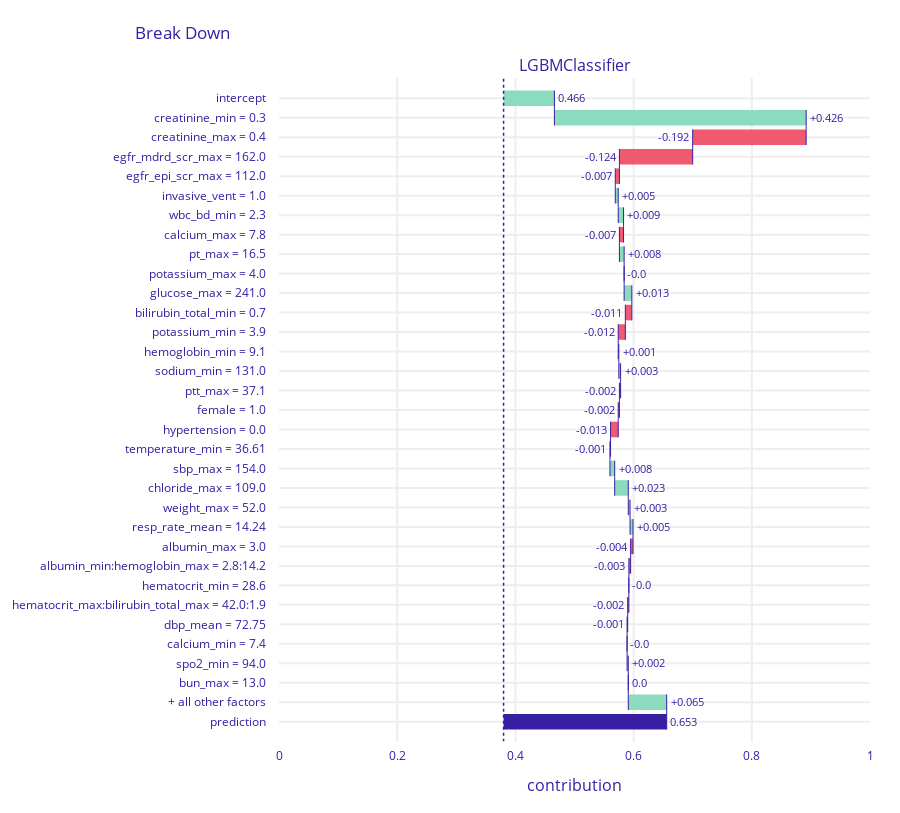
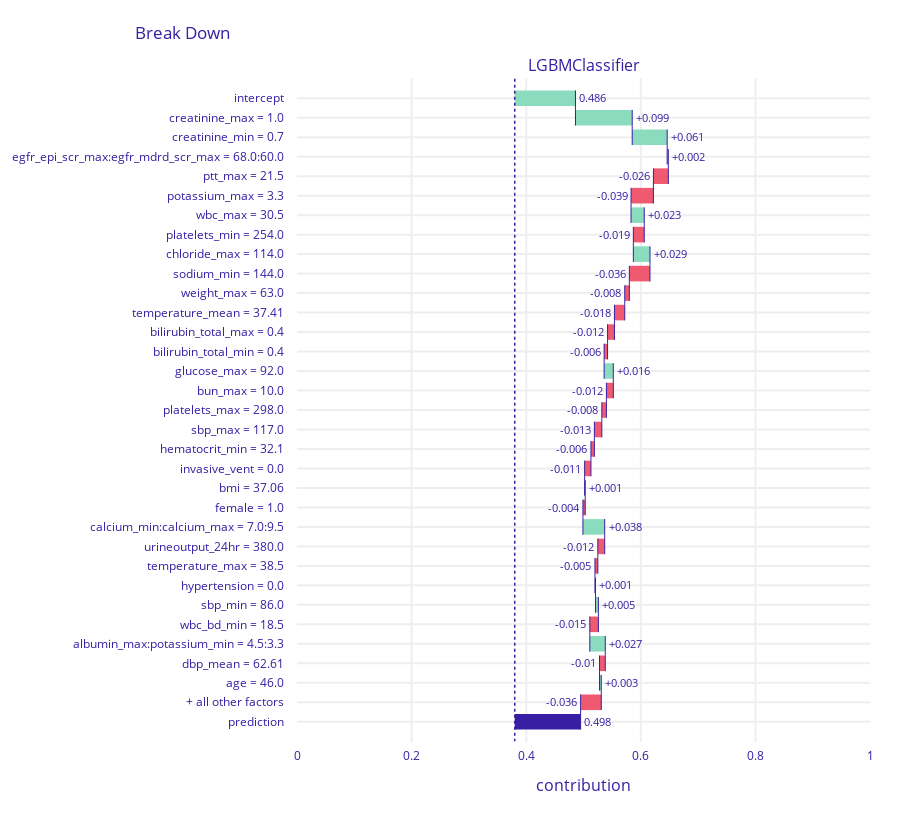
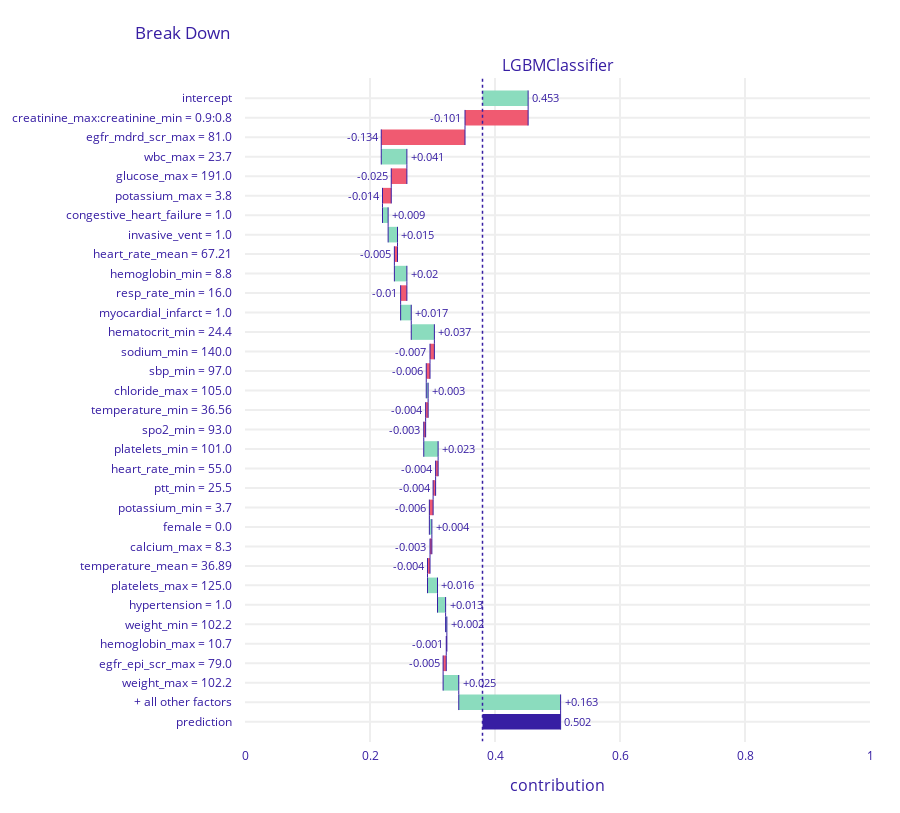
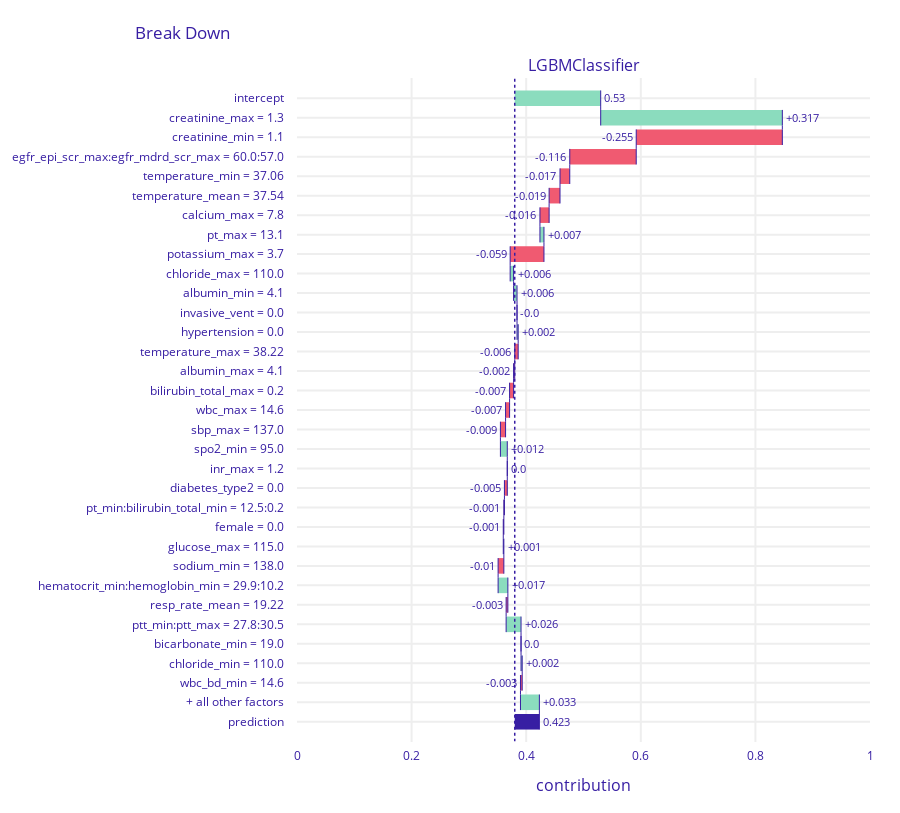

Notebook cell for these charts, in order:
### Markdown cell above
## Break-down plot using Dalex

### Code cell
import random
random.seed(42)
rand_list = random.sample(range(0, df_FP.shape[0]), 10)

clf_threshold = 0.38
import dalex as dx

# error_df = {"df_TN":df_TN, "df_FP":df_FP, "df_TP":df_TP, "df_FN":df_FN}
error_df = {"df_FP":df_FP}

for k,df in error_df.items():
    df_shap = df.drop(['y_pred','y_actual','error_category'], axis=1)

    for row_number in rand_list:
        print("Using DALEX on false positive instance with row number: "+str(row_number))
        exp.predict_parts(df_shap.iloc[[row_number]], N=100).plot(min_max=[0,1], max_vars=30, baseline=clf_threshold)

### Figure 1 — Plotly figure (JSON) as saved in the notebook; plotly's stock layout.template omitted (floating-point values rounded to 4 significant figures)
{"data": [{"base": 0.38, "connector": {"line": {"color": "#371ea3", "dash": "solid", "width": 1}, "mode": "spanning"}, "decreasing": {"marker": {"color": "#f05a71"}}, "hoverinfo": "text+delta", "hoverlabel": {"bgcolor": "rgba(0,0,0,0.8)"}, "hovertext": ["Average response: 0.466<br>Prediction: 0.653", "creatinine_min = 0.3<br>increases average response by", "creatinine_max = 0.4<br>decreases average response by", "egfr_mdrd_scr_max = 162.0<br>decreases average response by", "egfr_epi_scr_max = 112.0<br>decreases average response by", "invasive_vent = 1.0<br>increases average response by", "wbc_bd_min = 2.3<br>increases average response by", "calcium_max = 7.8<br>decreases average response by", "pt_max = 16.5<br>increases average response by", "potassium_max = 4.0<br>decreases average response by", "glucose_max = 241.0<br>increases average response by", "bilirubin_total_min = 0.7<br>decreases average response by", "potassium_min = 3.9<br>decreases average response by", "hemoglobin_min = 9.1<br>increases average response by", "sodium_min = 131.0<br>increases average response by", "ptt_max = 37.1<br>decreases average response by", "female = 1.0<br>decreases average response by", "hypertension = 0.0<br>decreases average response by", "temperature_min = 36.61<br>decreases average response by", "sbp_max = 154.0<br>increases average response by", "chloride_max = 109.0<br>increases average response by", "weight_max = 52.0<br>increases average response by", "resp_rate_mean = 14.24<br>increases average response by", "albumin_max = 3.0<br>decreases average response by", "albumin_min:hemoglobin_max = 2.8:14.2<br>decreases average response by", "hematocrit_min = 28.6<br>decreases average response by", "hematocrit_max:bilirubin_total_max = 42.0:1.9<br>decreases average response by", "dbp_mean = 72.75<br>decreases average response by", "calcium_min = 7.4<br>decreases average response by", "spo2_min = 94.0<br>increases average response by", "bun_max = 13.0<br>decreases average response by", "+ all other factors<br>increases average response by", "Average response: 0.466<br>Prediction: 0.653"], "increasing": {"marker": {"color": "#8bdcbe"}}, "measure": ["relative", "relative", "relative", "relative", "relative", "relative", "relative", "relative", "relative", "relative", "relative", "relative", "relative", "relative", "relative", "relative", "relative", "relative", "relative", "relative", "relative", "relative", "relative", "relative", "relative", "relative", "relative", "relative", "relative", "relative", "relative", "relative", "total"], "orientation": "h", "showlegend": false, "text": ["0.466", "+0.426", "-0.192", "-0.124", "-0.007", "+0.005", "+0.009", "-0.007", "+0.008", "-0.0", "+0.013", "-0.011", "-0.012", "+0.001", "+0.003", "-0.002", "-0.002", "-0.013", "-0.001", "+0.008", "+0.023", "+0.003", "+0.005", "-0.004", "-0.003", "-0.0", "-0.002", "-0.001", "-0.0", "+0.002", "0.0", "+0.065", "0.653"], "textposition": "outside", "totals": {"marker": {"color": "#371ea3"}}, "type": "waterfall", "x": [0.086, 0.426, -0.192, -0.124, -0.007, 0.005, 0.009, -0.007, 0.008, 0, 0.013, -0.011, -0.012, 0.001, 0.003, -0.002, -0.002, -0.013, -0.001, 0.008, 0.023, 0.003, 0.005, -0.004, -0.003, 0, -0.002, -0.001, 0, 0.002, 0, 0.065, 0.273], "xaxis": "x", "y": ["intercept", "creatinine_min = 0.3", "creatinine_max = 0.4", "egfr_mdrd_scr_max = 162.0", "egfr_epi_scr_max = 112.0", "invasive_vent = 1.0", "wbc_bd_min = 2.3", "calcium_max = 7.8", "pt_max = 16.5", "potassium_max = 4.0", "glucose_max = 241.0", "bilirubin_total_min = 0.7", "potassium_min = 3.9", "hemoglobin_min = 9.1", "sodium_min = 131.0", "ptt_max = 37.1", "female = 1.0", "hypertension = 0.0", "temperature_min = 36.61", "sbp_max = 154.0", "chloride_max = 109.0", "weight_max = 52.0", "resp_rate_mean = 14.24", "albumin_max = 3.0", "albumin_min:hemoglobin_max = 2.8:14.2", "hematocrit_min = 28.6", "hematocrit_max:bilirubin_total_max = 42.0:1.9", "dbp_mean = 72.75", "calcium_min = 7.4", "spo2_min = 94.0", "bun_max = 13.0", "+ all other factors", "prediction"], "yaxis": "y"}], "layout": {"annotations": [{"font": {"size": 16}, "showarrow": false, "text": "LGBMClassifier", "x": 0.5, "xanchor": "center", "xref": "paper", "y": 1, "yanchor": "bottom", "yref": "paper"}, {"font": {"size": 16}, "showarrow": false, "text": "contribution", "x": 0.5, "xanchor": "center", "xref": "paper", "y": 0, "yanchor": "top", "yref": "paper", "yshift": -30}], "font": {"color": "#371ea3"}, "height": 813, "margin": {"b": 71, "r": 30, "t": 78}, "shapes": [{"line": {"color": "#371ea3", "dash": "dot", "width": 1.5}, "type": "line", "x0": 0.38, "x1": 0.38, "xref": "x", "y0": -1, "y1": 33, "yref": "y"}], "title": {"text": "Break Down", "x": 0.15}, "xaxis": {"anchor": "y", "automargin": true, "domain": [0, 1], "fixedrange": true, "gridwidth": 2, "range": [0, 1], "tickcolor": "white", "ticklen": 3, "ticks": "outside", "type": "linear", "zeroline": false}, "yaxis": {"anchor": "x", "automargin": true, "autorange": "reversed", "domain": [0, 1], "fixedrange": true, "gridwidth": 2, "tickcolor": "white", "ticklen": 10, "ticks": "outside", "type": "category"}}}

### Figure 2 — Plotly figure (JSON) as saved in the notebook; plotly's stock layout.template omitted (floating-point values rounded to 4 significant figures)
{"data": [{"base": 0.38, "connector": {"line": {"color": "#371ea3", "dash": "solid", "width": 1}, "mode": "spanning"}, "decreasing": {"marker": {"color": "#f05a71"}}, "hoverinfo": "text+delta", "hoverlabel": {"bgcolor": "rgba(0,0,0,0.8)"}, "hovertext": ["Average response: 0.486<br>Prediction: 0.498", "creatinine_max = 1.0<br>increases average response by", "creatinine_min = 0.7<br>increases average response by", "egfr_epi_scr_max:egfr_mdrd_scr_max = 68.0:60.0<br>increases average response by", "ptt_max = 21.5<br>decreases average response by", "potassium_max = 3.3<br>decreases average response by", "wbc_max = 30.5<br>increases average response by", "platelets_min = 254.0<br>decreases average response by", "chloride_max = 114.0<br>increases average response by", "sodium_min = 144.0<br>decreases average response by", "weight_max = 63.0<br>decreases average response by", "temperature_mean = 37.41<br>decreases average response by", "bilirubin_total_max = 0.4<br>decreases average response by", "bilirubin_total_min = 0.4<br>decreases average response by", "glucose_max = 92.0<br>increases average response by", "bun_max = 10.0<br>decreases average response by", "platelets_max = 298.0<br>decreases average response by", "sbp_max = 117.0<br>decreases average response by", "hematocrit_min = 32.1<br>decreases average response by", "invasive_vent = 0.0<br>decreases average response by", "bmi = 37.06<br>increases average response by", "female = 1.0<br>decreases average response by", "calcium_min:calcium_max = 7.0:9.5<br>increases average response by", "urineoutput_24hr = 380.0<br>decreases average response by", "temperature_max = 38.5<br>decreases average response by", "hypertension = 0.0<br>increases average response by", "sbp_min = 86.0<br>increases average response by", "wbc_bd_min = 18.5<br>decreases average response by", "albumin_max:potassium_min = 4.5:3.3<br>increases average response by", "dbp_mean = 62.61<br>decreases average response by", "age = 46.0<br>increases average response by", "+ all other factors<br>decreases average response by", "Average response: 0.486<br>Prediction: 0.498"], "increasing": {"marker": {"color": "#8bdcbe"}}, "measure": ["relative", "relative", "relative", "relative", "relative", "relative", "relative", "relative", "relative", "relative", "relative", "relative", "relative", "relative", "relative", "relative", "relative", "relative", "relative", "relative", "relative", "relative", "relative", "relative", "relative", "relative", "relative", "relative", "relative", "relative", "relative", "relative", "total"], "orientation": "h", "showlegend": false, "text": ["0.486", "+0.099", "+0.061", "+0.002", "-0.026", "-0.039", "+0.023", "-0.019", "+0.029", "-0.036", "-0.008", "-0.018", "-0.012", "-0.006", "+0.016", "-0.012", "-0.008", "-0.013", "-0.006", "-0.011", "+0.001", "-0.004", "+0.038", "-0.012", "-0.005", "+0.001", "+0.005", "-0.015", "+0.027", "-0.01", "+0.003", "-0.036", "0.498"], "textposition": "outside", "totals": {"marker": {"color": "#371ea3"}}, "type": "waterfall", "x": [0.106, 0.099, 0.061, 0.002, -0.026, -0.039, 0.023, -0.019, 0.029, -0.036, -0.008, -0.018, -0.012, -0.006, 0.016, -0.012, -0.008, -0.013, -0.006, -0.011, 0.001, -0.004, 0.038, -0.012, -0.005, 0.001, 0.005, -0.015, 0.027, -0.01, 0.003, -0.036, 0.118], "xaxis": "x", "y": ["intercept", "creatinine_max = 1.0", "creatinine_min = 0.7", "egfr_epi_scr_max:egfr_mdrd_scr_max = 68.0:60.0", "ptt_max = 21.5", "potassium_max = 3.3", "wbc_max = 30.5", "platelets_min = 254.0", "chloride_max = 114.0", "sodium_min = 144.0", "weight_max = 63.0", "temperature_mean = 37.41", "bilirubin_total_max = 0.4", "bilirubin_total_min = 0.4", "glucose_max = 92.0", "bun_max = 10.0", "platelets_max = 298.0", "sbp_max = 117.0", "hematocrit_min = 32.1", "invasive_vent = 0.0", "bmi = 37.06", "female = 1.0", "calcium_min:calcium_max = 7.0:9.5", "urineoutput_24hr = 380.0", "temperature_max = 38.5", "hypertension = 0.0", "sbp_min = 86.0", "wbc_bd_min = 18.5", "albumin_max:potassium_min = 4.5:3.3", "dbp_mean = 62.61", "age = 46.0", "+ all other factors", "prediction"], "yaxis": "y"}], "layout": {"annotations": [{"font": {"size": 16}, "showarrow": false, "text": "LGBMClassifier", "x": 0.5, "xanchor": "center", "xref": "paper", "y": 1, "yanchor": "bottom", "yref": "paper"}, {"font": {"size": 16}, "showarrow": false, "text": "contribution", "x": 0.5, "xanchor": "center", "xref": "paper", "y": 0, "yanchor": "top", "yref": "paper", "yshift": -30}], "font": {"color": "#371ea3"}, "height": 813, "margin": {"b": 71, "r": 30, "t": 78}, "shapes": [{"line": {"color": "#371ea3", "dash": "dot", "width": 1.5}, "type": "line", "x0": 0.38, "x1": 0.38, "xref": "x", "y0": -1, "y1": 33, "yref": "y"}], "title": {"text": "Break Down", "x": 0.15}, "xaxis": {"anchor": "y", "automargin": true, "domain": [0, 1], "fixedrange": true, "gridwidth": 2, "range": [0, 1], "tickcolor": "white", "ticklen": 3, "ticks": "outside", "type": "linear", "zeroline": false}, "yaxis": {"anchor": "x", "automargin": true, "autorange": "reversed", "domain": [0, 1], "fixedrange": true, "gridwidth": 2, "tickcolor": "white", "ticklen": 10, "ticks": "outside", "type": "category"}}}

### Figure 3 — Plotly figure (JSON) as saved in the notebook; plotly's stock layout.template omitted (floating-point values rounded to 4 significant figures)
{"data": [{"base": 0.38, "connector": {"line": {"color": "#371ea3", "dash": "solid", "width": 1}, "mode": "spanning"}, "decreasing": {"marker": {"color": "#f05a71"}}, "hoverinfo": "text+delta", "hoverlabel": {"bgcolor": "rgba(0,0,0,0.8)"}, "hovertext": ["Average response: 0.453<br>Prediction: 0.502", "creatinine_max:creatinine_min = 0.9:0.8<br>decreases average response by", "egfr_mdrd_scr_max = 81.0<br>decreases average response by", "wbc_max = 23.7<br>increases average response by", "glucose_max = 191.0<br>decreases average response by", "potassium_max = 3.8<br>decreases average response by", "congestive_heart_failure = 1.0<br>increases average response by", "invasive_vent = 1.0<br>increases average response by", "heart_rate_mean = 67.21<br>decreases average response by", "hemoglobin_min = 8.8<br>increases average response by", "resp_rate_min = 16.0<br>decreases average response by", "myocardial_infarct = 1.0<br>increases average response by", "hematocrit_min = 24.4<br>increases average response by", "sodium_min = 140.0<br>decreases average response by", "sbp_min = 97.0<br>decreases average response by", "chloride_max = 105.0<br>increases average response by", "temperature_min = 36.56<br>decreases average response by", "spo2_min = 93.0<br>decreases average response by", "platelets_min = 101.0<br>increases average response by", "heart_rate_min = 55.0<br>decreases average response by", "ptt_min = 25.5<br>decreases average response by", "potassium_min = 3.7<br>decreases average response by", "female = 0.0<br>increases average response by", "calcium_max = 8.3<br>decreases average response by", "temperature_mean = 36.89<br>decreases average response by", "platelets_max = 125.0<br>increases average response by", "hypertension = 1.0<br>increases average response by", "weight_min = 102.2<br>increases average response by", "hemoglobin_max = 10.7<br>decreases average response by", "egfr_epi_scr_max = 79.0<br>decreases average response by", "weight_max = 102.2<br>increases average response by", "+ all other factors<br>increases average response by", "Average response: 0.453<br>Prediction: 0.502"], "increasing": {"marker": {"color": "#8bdcbe"}}, "measure": ["relative", "relative", "relative", "relative", "relative", "relative", "relative", "relative", "relative", "relative", "relative", "relative", "relative", "relative", "relative", "relative", "relative", "relative", "relative", "relative", "relative", "relative", "relative", "relative", "relative", "relative", "relative", "relative", "relative", "relative", "relative", "relative", "total"], "orientation": "h", "showlegend": false, "text": ["0.453", "-0.101", "-0.134", "+0.041", "-0.025", "-0.014", "+0.009", "+0.015", "-0.005", "+0.02", "-0.01", "+0.017", "+0.037", "-0.007", "-0.006", "+0.003", "-0.004", "-0.003", "+0.023", "-0.004", "-0.004", "-0.006", "+0.004", "-0.003", "-0.004", "+0.016", "+0.013", "+0.002", "-0.001", "-0.005", "+0.025", "+0.163", "0.502"], "textposition": "outside", "totals": {"marker": {"color": "#371ea3"}}, "type": "waterfall", "x": [0.073, -0.101, -0.134, 0.041, -0.025, -0.014, 0.009, 0.015, -0.005, 0.02, -0.01, 0.017, 0.037, -0.007, -0.006, 0.003, -0.004, -0.003, 0.023, -0.004, -0.004, -0.006, 0.004, -0.003, -0.004, 0.016, 0.013, 0.002, -0.001, -0.005, 0.025, 0.163, 0.122], "xaxis": "x", "y": ["intercept", "creatinine_max:creatinine_min = 0.9:0.8", "egfr_mdrd_scr_max = 81.0", "wbc_max = 23.7", "glucose_max = 191.0", "potassium_max = 3.8", "congestive_heart_failure = 1.0", "invasive_vent = 1.0", "heart_rate_mean = 67.21", "hemoglobin_min = 8.8", "resp_rate_min = 16.0", "myocardial_infarct = 1.0", "hematocrit_min = 24.4", "sodium_min = 140.0", "sbp_min = 97.0", "chloride_max = 105.0", "temperature_min = 36.56", "spo2_min = 93.0", "platelets_min = 101.0", "heart_rate_min = 55.0", "ptt_min = 25.5", "potassium_min = 3.7", "female = 0.0", "calcium_max = 8.3", "temperature_mean = 36.89", "platelets_max = 125.0", "hypertension = 1.0", "weight_min = 102.2", "hemoglobin_max = 10.7", "egfr_epi_scr_max = 79.0", "weight_max = 102.2", "+ all other factors", "prediction"], "yaxis": "y"}], "layout": {"annotations": [{"font": {"size": 16}, "showarrow": false, "text": "LGBMClassifier", "x": 0.5, "xanchor": "center", "xref": "paper", "y": 1, "yanchor": "bottom", "yref": "paper"}, {"font": {"size": 16}, "showarrow": false, "text": "contribution", "x": 0.5, "xanchor": "center", "xref": "paper", "y": 0, "yanchor": "top", "yref": "paper", "yshift": -30}], "font": {"color": "#371ea3"}, "height": 813, "margin": {"b": 71, "r": 30, "t": 78}, "shapes": [{"line": {"color": "#371ea3", "dash": "dot", "width": 1.5}, "type": "line", "x0": 0.38, "x1": 0.38, "xref": "x", "y0": -1, "y1": 33, "yref": "y"}], "title": {"text": "Break Down", "x": 0.15}, "xaxis": {"anchor": "y", "automargin": true, "domain": [0, 1], "fixedrange": true, "gridwidth": 2, "range": [0, 1], "tickcolor": "white", "ticklen": 3, "ticks": "outside", "type": "linear", "zeroline": false}, "yaxis": {"anchor": "x", "automargin": true, "autorange": "reversed", "domain": [0, 1], "fixedrange": true, "gridwidth": 2, "tickcolor": "white", "ticklen": 10, "ticks": "outside", "type": "category"}}}

### Figure 4 — Plotly figure (JSON) as saved in the notebook; plotly's stock layout.template omitted (floating-point values rounded to 4 significant figures)
{"data": [{"base": 0.38, "connector": {"line": {"color": "#371ea3", "dash": "solid", "width": 1}, "mode": "spanning"}, "decreasing": {"marker": {"color": "#f05a71"}}, "hoverinfo": "text+delta", "hoverlabel": {"bgcolor": "rgba(0,0,0,0.8)"}, "hovertext": ["Average response: 0.53<br>Prediction: 0.423", "creatinine_max = 1.3<br>increases average response by", "creatinine_min = 1.1<br>decreases average response by", "egfr_epi_scr_max:egfr_mdrd_scr_max = 60.0:57.0<br>decreases average response by", "temperature_min = 37.06<br>decreases average response by", "temperature_mean = 37.54<br>decreases average response by", "calcium_max = 7.8<br>decreases average response by", "pt_max = 13.1<br>increases average response by", "potassium_max = 3.7<br>decreases average response by", "chloride_max = 110.0<br>increases average response by", "albumin_min = 4.1<br>increases average response by", "invasive_vent = 0.0<br>decreases average response by", "hypertension = 0.0<br>increases average response by", "temperature_max = 38.22<br>decreases average response by", "albumin_max = 4.1<br>decreases average response by", "bilirubin_total_max = 0.2<br>decreases average response by", "wbc_max = 14.6<br>decreases average response by", "sbp_max = 137.0<br>decreases average response by", "spo2_min = 95.0<br>increases average response by", "inr_max = 1.2<br>decreases average response by", "diabetes_type2 = 0.0<br>decreases average response by", "pt_min:bilirubin_total_min = 12.5:0.2<br>decreases average response by", "female = 0.0<br>decreases average response by", "glucose_max = 115.0<br>increases average response by", "sodium_min = 138.0<br>decreases average response by", "hematocrit_min:hemoglobin_min = 29.9:10.2<br>increases average response by", "resp_rate_mean = 19.22<br>decreases average response by", "ptt_min:ptt_max = 27.8:30.5<br>increases average response by", "bicarbonate_min = 19.0<br>decreases average response by", "chloride_min = 110.0<br>increases average response by", "wbc_bd_min = 14.6<br>decreases average response by", "+ all other factors<br>increases average response by", "Average response: 0.53<br>Prediction: 0.423"], "increasing": {"marker": {"color": "#8bdcbe"}}, "measure": ["relative", "relative", "relative", "relative", "relative", "relative", "relative", "relative", "relative", "relative", "relative", "relative", "relative", "relative", "relative", "relative", "relative", "relative", "relative", "relative", "relative", "relative", "relative", "relative", "relative", "relative", "relative", "relative", "relative", "relative", "relative", "relative", "total"], "orientation": "h", "showlegend": false, "text": ["0.53", "+0.317", "-0.255", "-0.116", "-0.017", "-0.019", "-0.016", "+0.007", "-0.059", "+0.006", "+0.006", "-0.0", "+0.002", "-0.006", "-0.002", "-0.007", "-0.007", "-0.009", "+0.012", "0.0", "-0.005", "-0.001", "-0.001", "+0.001", "-0.01", "+0.017", "-0.003", "+0.026", "0.0", "+0.002", "-0.003", "+0.033", "0.423"], "textposition": "outside", "totals": {"marker": {"color": "#371ea3"}}, "type": "waterfall", "x": [0.15, 0.317, -0.255, -0.116, -0.017, -0.019, -0.016, 0.007, -0.059, 0.006, 0.006, 0, 0.002, -0.006, -0.002, -0.007, -0.007, -0.009, 0.012, 0, -0.005, -0.001, -0.001, 0.001, -0.01, 0.017, -0.003, 0.026, 0, 0.002, -0.003, 0.033, 0.043], "xaxis": "x", "y": ["intercept", "creatinine_max = 1.3", "creatinine_min = 1.1", "egfr_epi_scr_max:egfr_mdrd_scr_max = 60.0:57.0", "temperature_min = 37.06", "temperature_mean = 37.54", "calcium_max = 7.8", "pt_max = 13.1", "potassium_max = 3.7", "chloride_max = 110.0", "albumin_min = 4.1", "invasive_vent = 0.0", "hypertension = 0.0", "temperature_max = 38.22", "albumin_max = 4.1", "bilirubin_total_max = 0.2", "wbc_max = 14.6", "sbp_max = 137.0", "spo2_min = 95.0", "inr_max = 1.2", "diabetes_type2 = 0.0", "pt_min:bilirubin_total_min = 12.5:0.2", "female = 0.0", "glucose_max = 115.0", "sodium_min = 138.0", "hematocrit_min:hemoglobin_min = 29.9:10.2", "resp_rate_mean = 19.22", "ptt_min:ptt_max = 27.8:30.5", "bicarbonate_min = 19.0", "chloride_min = 110.0", "wbc_bd_min = 14.6", "+ all other factors", "prediction"], "yaxis": "y"}], "layout": {"annotations": [{"font": {"size": 16}, "showarrow": false, "text": "LGBMClassifier", "x": 0.5, "xanchor": "center", "xref": "paper", "y": 1, "yanchor": "bottom", "yref": "paper"}, {"font": {"size": 16}, "showarrow": false, "text": "contribution", "x": 0.5, "xanchor": "center", "xref": "paper", "y": 0, "yanchor": "top", "yref": "paper", "yshift": -30}], "font": {"color": "#371ea3"}, "height": 813, "margin": {"b": 71, "r": 30, "t": 78}, "shapes": [{"line": {"color": "#371ea3", "dash": "dot", "width": 1.5}, "type": "line", "x0": 0.38, "x1": 0.38, "xref": "x", "y0": -1, "y1": 33, "yref": "y"}], "title": {"text": "Break Down", "x": 0.15}, "xaxis": {"anchor": "y", "automargin": true, "domain": [0, 1], "fixedrange": true, "gridwidth": 2, "range": [0, 1], "tickcolor": "white", "ticklen": 3, "ticks": "outside", "type": "linear", "zeroline": false}, "yaxis": {"anchor": "x", "automargin": true, "autorange": "reversed", "domain": [0, 1], "fixedrange": true, "gridwidth": 2, "tickcolor": "white", "ticklen": 10, "ticks": "outside", "type": "category"}}}
